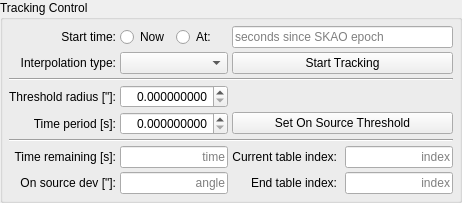
         <widget class="QGroupBox" name="groupBox_track">
          <property name="title">
           <string>Tracking Control</string>
          </property>
          <layout class="QGridLayout" name="gridLayout_29">
           <property name="leftMargin">
            <number>6</number>
           </property>
           <property name="topMargin">
            <number>6</number>
           </property>
           <property name="rightMargin">
            <number>6</number>
           </property>
           <property name="bottomMargin">
            <number>6</number>
           </property>
           <property name="spacing">
            <number>4</number>
           </property>
           <item row="5" column="1" colspan="2">
            <widget class="LimitedDisplaySpinBox" name="spinbox_source_threshold_period">
             <property name="sizePolicy">
              <sizepolicy hsizetype="Expanding" vsizetype="Fixed">
               <horstretch>0</horstretch>
               <verstretch>0</verstretch>
              </sizepolicy>
             </property>
             <property name="alignment">
              <set>Qt::AlignmentFlag::AlignRight|Qt::AlignmentFlag::AlignTrailing|Qt::AlignmentFlag::AlignVCenter</set>
             </property>
             <property name="decimals">
              <number>9</number>
             </property>
             <property name="minimum">
              <double>0.000000000000000</double>
             </property>
             <property name="maximum">
              <double>10.000000000000000</double>
             </property>
             <property name="singleStep">
              <double>0.001000000000000</double>
             </property>
             <property name="opcua" stdset="0">
              <string>Tracking.Status.ThresholdTimePeriod</string>
             </property>
            </widget>
           </item>
           <item row="7" column="5">
            <widget class="QLineEdit" name="opcua_TrackStatus_tr_TimeRemaining_2">
             <property name="focusPolicy">
              <enum>Qt::FocusPolicy::NoFocus</enum>
             </property>
             <property name="alignment">
              <set>Qt::AlignmentFlag::AlignRight|Qt::AlignmentFlag::AlignTrailing|Qt::AlignmentFlag::AlignVCenter</set>
             </property>
             <property name="readOnly">
              <bool>true</bool>
             </property>
             <property name="placeholderText">
              <string>index</string>
             </property>
             <property name="opcua" stdset="0">
              <string>Tracking.TableStatus.act_pt_act_index</string>
             </property>
            </widget>
           </item>
           <item row="8" column="3">
            <widget class="QLabel" name="label_137">
             <property name="text">
              <string>End table index:</string>
             </property>
             <property name="alignment">
              <set>Qt::AlignmentFlag::AlignRight|Qt::AlignmentFlag::AlignTrailing|Qt::AlignmentFlag::AlignVCenter</set>
             </property>
            </widget>
           </item>
           <item row="4" column="1" colspan="2">
            <widget class="LimitedDisplaySpinBox" name="spinbox_source_threshold_radius">
             <property name="sizePolicy">
              <sizepolicy hsizetype="Expanding" vsizetype="Fixed">
               <horstretch>0</horstretch>
               <verstretch>0</verstretch>
              </sizepolicy>
             </property>
             <property name="alignment">
              <set>Qt::AlignmentFlag::AlignRight|Qt::AlignmentFlag::AlignTrailing|Qt::AlignmentFlag::AlignVCenter</set>
             </property>
             <property name="decimals">
              <number>9</number>
             </property>
             <property name="minimum">
              <double>0.000000000000000</double>
             </property>
             <property name="maximum">
              <double>20.000000000000000</double>
             </property>
             <property name="singleStep">
              <double>0.001000000000000</double>
             </property>
             <property name="opcua" stdset="0">
              <string>Tracking.Status.OnSourceThreshold</string>
             </property>
            </widget>
           </item>
           <item row="6" column="0" colspan="6">
            <widget class="Line" name="line_2">
             <property name="orientation">
              <enum>Qt::Orientation::Horizontal</enum>
             </property>
            </widget>
           </item>
           <item row="8" column="1" colspan="2">
            <widget class="QLineEdit" name="opcua_TrackStatus_OnSourceDev">
             <property name="focusPolicy">
              <enum>Qt::FocusPolicy::NoFocus</enum>
             </property>
             <property name="alignment">
              <set>Qt::AlignmentFlag::AlignRight|Qt::AlignmentFlag::AlignTrailing|Qt::AlignmentFlag::AlignVCenter</set>
             </property>
             <property name="readOnly">
              <bool>true</bool>
             </property>
             <property name="placeholderText">
              <string>angle</string>
             </property>
             <property name="opcua" stdset="0">
              <string>Tracking.Status.OnSourceDev</string>
             </property>
            </widget>
           </item>
           <item row="7" column="0">
            <widget class="QLabel" name="label_30">
             <property name="text">
              <string>Time remaining [s]:</string>
             </property>
             <property name="alignment">
              <set>Qt::AlignmentFlag::AlignRight|Qt::AlignmentFlag::AlignTrailing|Qt::AlignmentFlag::AlignVCenter</set>
             </property>
            </widget>
           </item>
           <item row="7" column="3">
            <widget class="QLabel" name="label_136">
             <property name="text">
              <string>Current table index:</string>
             </property>
             <property name="alignment">
              <set>Qt::AlignmentFlag::AlignRight|Qt::AlignmentFlag::AlignTrailing|Qt::AlignmentFlag::AlignVCenter</set>
             </property>
            </widget>
           </item>
           <item row="5" column="3" colspan="3">
            <widget class="QPushButton" name="button_set_on_source_threshold">
             <property name="enabled">
              <bool>true</bool>
             </property>
             <property name="minimumSize">
              <size>
               <width>0</width>
               <height>22</height>
              </size>
             </property>
             <property name="text">
              <string>Set On Source Threshold</string>
             </property>
             <property name="opcua_cmd" stdset="0">
              <string>Management.Commands.SetOnSourceThreshold</string>
             </property>
            </widget>
           </item>
           <item row="1" column="2">
            <widget class="QRadioButton" name="button_start_track_at">
             <property name="enabled">
              <bool>true</bool>
             </property>
             <property name="minimumSize">
              <size>
               <width>0</width>
               <height>22</height>
              </size>
             </property>
             <property name="text">
              <string>At:</string>
             </property>
             <property name="opcua" stdset="0">
              <string/>
             </property>
            </widget>
           </item>
           <item row="8" column="5">
            <widget class="QLineEdit" name="opcua_TrackStatus_tr_TimeRemaining_3">
             <property name="focusPolicy">
              <enum>Qt::FocusPolicy::NoFocus</enum>
             </property>
             <property name="alignment">
              <set>Qt::AlignmentFlag::AlignRight|Qt::AlignmentFlag::AlignTrailing|Qt::AlignmentFlag::AlignVCenter</set>
             </property>
             <property name="readOnly">
              <bool>true</bool>
             </property>
             <property name="placeholderText">
              <string>index</string>
             </property>
             <property name="opcua" stdset="0">
              <string>Tracking.TableStatus.act_pt_end_index</string>
             </property>
            </widget>
           </item>
           <item row="5" column="0">
            <widget class="QLabel" name="label_139">
             <property name="text">
              <string>Time period [s]:</string>
             </property>
             <property name="alignment">
              <set>Qt::AlignmentFlag::AlignRight|Qt::AlignmentFlag::AlignTrailing|Qt::AlignmentFlag::AlignVCenter</set>
             </property>
            </widget>
           </item>
           <item row="7" column="1" colspan="2">
            <widget class="QLineEdit" name="opcua_TrackStatus_tr_TimeRemaining">
             <property name="focusPolicy">
              <enum>Qt::FocusPolicy::NoFocus</enum>
             </property>
             <property name="alignment">
              <set>Qt::AlignmentFlag::AlignRight|Qt::AlignmentFlag::AlignTrailing|Qt::AlignmentFlag::AlignVCenter</set>
             </property>
             <property name="readOnly">
              <bool>true</bool>
             </property>
             <property name="placeholderText">
              <string>time</string>
             </property>
             <property name="opcua" stdset="0">
              <string>Tracking.Status.tr_TimeRemaining</string>
             </property>
            </widget>
           </item>
           <item row="2" column="0">
            <widget class="QLabel" name="label_94">
             <property name="text">
              <string>Interpolation type:</string>
             </property>
             <property name="alignment">
              <set>Qt::AlignmentFlag::AlignRight|Qt::AlignmentFlag::AlignTrailing|Qt::AlignmentFlag::AlignVCenter</set>
             </property>
            </widget>
           </item>
           <item row="2" column="3" colspan="3">
            <widget class="QPushButton" name="button_start_track_table">
             <property name="enabled">
              <bool>true</bool>
             </property>
             <property name="minimumSize">
              <size>
               <width>0</width>
               <height>22</height>
              </size>
             </property>
             <property name="text">
              <string>Start Tracking</string>
             </property>
             <property name="opcua_cmd" stdset="0">
              <string>Tracking.Commands.TrackStart</string>
             </property>
            </widget>
           </item>
           <item row="1" column="1">
            <widget class="QRadioButton" name="button_start_track_now">
             <property name="enabled">
              <bool>true</bool>
             </property>
             <property name="minimumSize">
              <size>
               <width>0</width>
               <height>22</height>
              </size>
             </property>
             <property name="text">
              <string>Now</string>
             </property>
             <property name="opcua" stdset="0">
              <string/>
             </property>
             <property name="opcua_type" stdset="0">
              <string>Boolean</string>
             </property>
            </widget>
           </item>
           <item row="1" column="0">
            <widget class="QLabel" name="label_95">
             <property name="text">
              <string>Start time:</string>
             </property>
             <property name="alignment">
              <set>Qt::AlignmentFlag::AlignRight|Qt::AlignmentFlag::AlignTrailing|Qt::AlignmentFlag::AlignVCenter</set>
             </property>
            </widget>
           </item>
           <item row="4" column="0">
            <widget class="QLabel" name="label_138">
             <property name="text">
              <string>Threshold radius [&quot;]:</string>
             </property>
             <property name="alignment">
              <set>Qt::AlignmentFlag::AlignRight|Qt::AlignmentFlag::AlignTrailing|Qt::AlignmentFlag::AlignVCenter</set>
             </property>
            </widget>
           </item>
           <item row="8" column="0">
            <widget class="QLabel" name="label_31">
             <property name="text">
              <string>On source dev [&quot;]:</string>
             </property>
             <property name="alignment">
              <set>Qt::AlignmentFlag::AlignRight|Qt::AlignmentFlag::AlignTrailing|Qt::AlignmentFlag::AlignVCenter</set>
             </property>
            </widget>
           </item>
           <item row="1" column="3" colspan="3">
            <widget class="QLineEdit" name="line_edit_start_track_at">
             <property name="enabled">
              <bool>true</bool>
             </property>
             <property name="minimumSize">
              <size>
               <width>150</width>
               <height>22</height>
              </size>
             </property>
             <property name="text">
              <string/>
             </property>
             <property name="alignment">
              <set>Qt::AlignmentFlag::AlignLeading|Qt::AlignmentFlag::AlignLeft|Qt::AlignmentFlag::AlignVCenter</set>
             </property>
             <property name="readOnly">
              <bool>false</bool>
             </property>
             <property name="placeholderText">
              <string>seconds since SKAO epoch</string>
             </property>
             <property name="clearButtonEnabled">
              <bool>true</bool>
             </property>
            </widget>
           </item>
           <item row="2" column="1" colspan="2">
            <widget class="QComboBox" name="combobox_track_start_interpol_type">
             <property name="minimumSize">
              <size>
               <width>0</width>
               <height>22</height>
              </size>
             </property>
             <property name="opcua" stdset="0">
              <string/>
             </property>
             <property name="opcua_type" stdset="0">
              <string>InterpolType</string>
             </property>
            </widget>
           </item>
           <item row="3" column="0" colspan="6">
            <widget class="Line" name="line_3">
             <property name="orientation">
              <enum>Qt::Orientation::Horizontal</enum>
             </property>
            </widget>
           </item>
          </layout>
         </widget>
